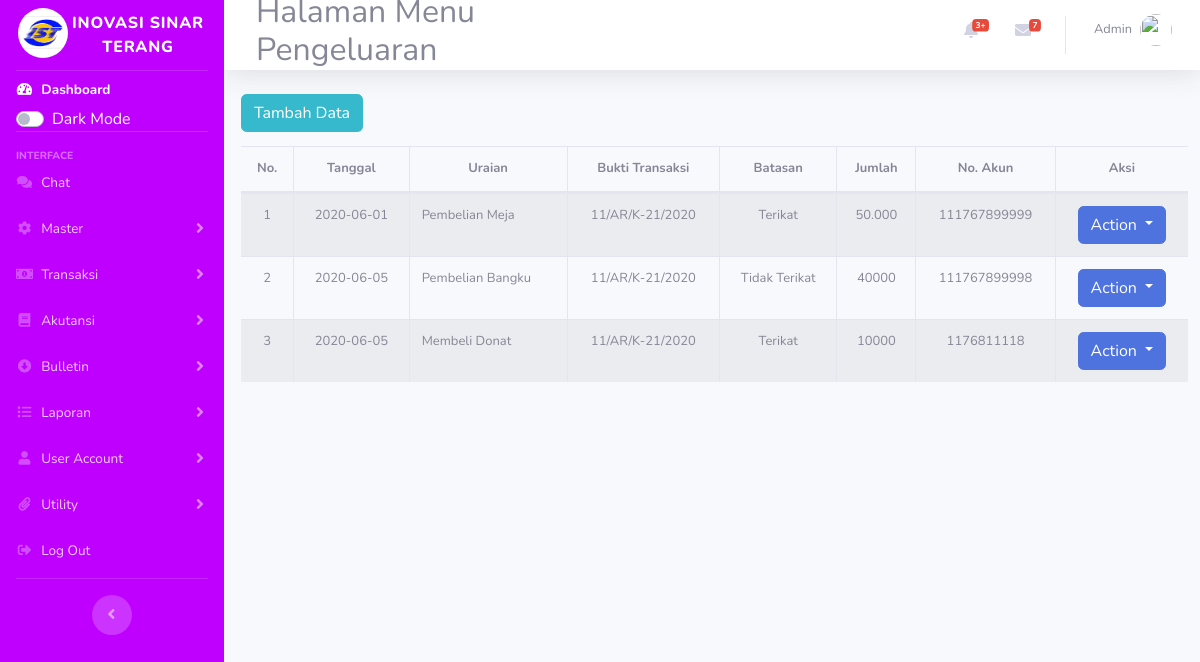
The page /index.php/pengeluaran on the database its author committed.
### tables this page shows
CREATE TABLE `pengeluaran` (
  `id` int(11) NOT NULL,
  `tgl` varchar(50) NOT NULL,
  `uraian` varchar(50) NOT NULL,
  `reff` varchar(50) NOT NULL,
  `batasan` varchar(50) NOT NULL,
  `jumlah` varchar(50) NOT NULL,
  `no_akun` varchar(50) NOT NULL,
  `kode_id` varchar(50) NOT NULL
);

### application/controllers/Pengeluaran.php (called while the page is built, shortened)
<?php
class Pengeluaran extends CI_Controller {
    public function __construct(){
        $this->load->model('m_pengeluaran');
        $this->load->library('form_validation');
    }
    public function index(){
        $topik['judul'] = 'Halaman Menu Pengeluaran';
        $data['pengeluaran'] = $this->m_pengeluaran->tampil_data();
        $this->load->view('templates/header',$topik);
        $this->load->view('pengeluaran/index',$data);
        $this->load->view('templates/footer');
    }
}

### index.php (called while the page is built, shortened)
<?php
require_once BASEPATH.'core/CodeIgniter.php';

### application/models/M_pengeluaran.php (called while the page is built, shortened)
<?php
class M_pengeluaran extends CI_Model{
    public function tampil_data(){
        return $this->db->get('pengeluaran')->result_array();
    }
}

### application/views/pengeluaran/index.php (the view, shortened to what this page needs)
<div class="content-wrapper col-12">
<section class="content-header ml mt-2 auto">
<div style="margin-left:5px">
<div class="">
<a href="<?= base_url('pengeluaran/tambah');?>" class="btn btn-info mb-2">Tambah Data</a>
<div class="table-responsive">
<table id="mytable" class="table table-striped table-bordered table-hover table-full-width dataTable" cellspacing="0" width="" style="font-size: small;">
        <thead>
            <tr style="text-align:center;">
                <th style="text-align:center;">No.</th>
                <th>Tanggal</th>
                <th>Uraian</th>
                <th>Bukti Transaksi</th>
                <th>Batasan</th>
                <th>Jumlah</th>
                <th>No. Akun</th>
                <th style="text-align:center;">Aksi</th>
            </tr>
        </thead>
        <tbody>
            <?php $i=1;?>
            <?php foreach ($pengeluaran as $pen): ?>
            <tr>
                <td style="text-align:center;">
                    <?php echo $i;?>
                </td>
                <td style="text-align:center;">
                    <?php echo $pen['tgl'] ?>
                </td>
                <td>
                    <?php echo $pen['uraian'] ?>
                </td>
                <td style="text-align:center;">
                    <?php echo $pen['reff'] ?>
                </td>
                <td style="text-align:center;">
                    <?php echo $pen['batasan'] ?>
                </td>
                <td style="text-align:center;">
                    <?php echo $pen['jumlah'] ?>
                </td>
                <td style="text-align:center;">
                    <?php echo $pen['no_akun'] ?>
                </td>
                <td style="text-align:center;">
                <div class="btn-group" >
                    <button type="button" class="btn btn-primary dropdown-toggle" data-toggle="dropdown" aria-haspopup="true" aria-expanded="false">
                        Action
                    </button>
                </div>
                </td>
            </tr>
            <?php $i++;?>
            <?php endforeach; ?>
        </tbody>
    </table>
    </div>
</div>

### rows shown on the page
pengeluaran: tgl "2020-06-01", uraian "Pembelian Meja", reff "11/AR/K-21/2020", batasan "Terikat", jumlah "50.000", no_akun "111767899999"
pengeluaran: tgl "2020-06-05", uraian "Pembelian Bangku", reff "11/AR/K-21/2020", batasan "Tidak Terikat", jumlah "40000", no_akun "111767899998"
pengeluaran: tgl "2020-06-05", uraian "Membeli Donat", reff "11/AR/K-21/2020", batasan "Terikat", jumlah "10000", no_akun "1176811118"
